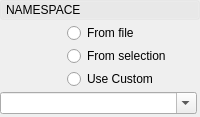
    <widget class="QFrame" name="namespaceToggleBox">
     <property name="styleSheet">
      <string notr="true"/>
     </property>
     <property name="frameShape">
      <enum>QFrame::NoFrame</enum>
     </property>
     <property name="frameShadow">
      <enum>QFrame::Raised</enum>
     </property>
     <layout class="QVBoxLayout" name="verticalLayout_16">
      <property name="spacing">
       <number>0</number>
      </property>
      <property name="margin">
       <number>0</number>
      </property>
      <item>
       <widget class="QFrame" name="namespaceToggleBoxHeading">
        <property name="styleSheet">
         <string notr="true"/>
        </property>
        <property name="frameShape">
         <enum>QFrame::NoFrame</enum>
        </property>
        <property name="frameShadow">
         <enum>QFrame::Raised</enum>
        </property>
        <layout class="QVBoxLayout" name="verticalLayout_17">
         <property name="spacing">
          <number>0</number>
         </property>
         <property name="margin">
          <number>0</number>
         </property>
         <item>
          <widget class="QPushButton" name="namespaceToggleBoxButton">
           <property name="minimumSize">
            <size>
             <width>0</width>
             <height>20</height>
            </size>
           </property>
           <property name="styleSheet">
            <string notr="true">
QPushButton {
	Text-align: left;
	padding-left: 5px;
}

QPushButton:Checked {
	background-color: rgb(255,255,255,25);
}

QPushButton:!Checked {
	background-color: rgb(255,255,255,10);
}</string>
           </property>
           <property name="text">
            <string>NAMESPACE</string>
           </property>
           <property name="checkable">
            <bool>true</bool>
           </property>
           <property name="checked">
            <bool>true</bool>
           </property>
           <property name="flat">
            <bool>true</bool>
           </property>
          </widget>
         </item>
        </layout>
       </widget>
      </item>
      <item>
       <widget class="QFrame" name="namespaceToggleBoxFrame">
        <property name="sizePolicy">
         <sizepolicy hsizetype="Preferred" vsizetype="Expanding">
          <horstretch>0</horstretch>
          <verstretch>0</verstretch>
         </sizepolicy>
        </property>
        <property name="styleSheet">
         <string notr="true"/>
        </property>
        <property name="frameShape">
         <enum>QFrame::NoFrame</enum>
        </property>
        <property name="frameShadow">
         <enum>QFrame::Raised</enum>
        </property>
        <layout class="QVBoxLayout" name="verticalLayout_18">
         <property name="spacing">
          <number>3</number>
         </property>
         <property name="leftMargin">
          <number>0</number>
         </property>
         <property name="topMargin">
          <number>3</number>
         </property>
         <property name="rightMargin">
          <number>3</number>
         </property>
         <property name="bottomMargin">
          <number>3</number>
         </property>
         <item>
          <layout class="QHBoxLayout" name="horizontalLayout_5">
           <property name="spacing">
            <number>2</number>
           </property>
           <property name="leftMargin">
            <number>0</number>
           </property>
           <property name="topMargin">
            <number>0</number>
           </property>
           <item>
            <widget class="QLabel" name="label_16">
             <property name="sizePolicy">
              <sizepolicy hsizetype="Preferred" vsizetype="Preferred">
               <horstretch>2</horstretch>
               <verstretch>0</verstretch>
              </sizepolicy>
             </property>
             <property name="minimumSize">
              <size>
               <width>40</width>
               <height>0</height>
              </size>
             </property>
             <property name="maximumSize">
              <size>
               <width>16777215</width>
               <height>16777215</height>
              </size>
             </property>
             <property name="layoutDirection">
              <enum>Qt::LeftToRight</enum>
             </property>
             <property name="text">
              <string/>
             </property>
             <property name="alignment">
              <set>Qt::AlignRight|Qt::AlignTrailing|Qt::AlignVCenter</set>
             </property>
            </widget>
           </item>
           <item>
            <widget class="QRadioButton" name="useFileNamespace">
             <property name="sizePolicy">
              <sizepolicy hsizetype="Preferred" vsizetype="Fixed">
               <horstretch>4</horstretch>
               <verstretch>0</verstretch>
              </sizepolicy>
             </property>
             <property name="minimumSize">
              <size>
               <width>100</width>
               <height>0</height>
              </size>
             </property>
             <property name="text">
              <string>From file</string>
             </property>
            </widget>
           </item>
          </layout>
         </item>
         <item>
          <layout class="QHBoxLayout" name="horizontalLayout_10">
           <property name="spacing">
            <number>2</number>
           </property>
           <property name="leftMargin">
            <number>0</number>
           </property>
           <property name="topMargin">
            <number>0</number>
           </property>
           <item>
            <widget class="QLabel" name="label_17">
             <property name="sizePolicy">
              <sizepolicy hsizetype="Preferred" vsizetype="Preferred">
               <horstretch>2</horstretch>
               <verstretch>0</verstretch>
              </sizepolicy>
             </property>
             <property name="minimumSize">
              <size>
               <width>40</width>
               <height>0</height>
              </size>
             </property>
             <property name="maximumSize">
              <size>
               <width>16777215</width>
               <height>16777215</height>
              </size>
             </property>
             <property name="layoutDirection">
              <enum>Qt::LeftToRight</enum>
             </property>
             <property name="text">
              <string/>
             </property>
             <property name="alignment">
              <set>Qt::AlignRight|Qt::AlignTrailing|Qt::AlignVCenter</set>
             </property>
            </widget>
           </item>
           <item>
            <widget class="QRadioButton" name="useSelectionNamespace">
             <property name="sizePolicy">
              <sizepolicy hsizetype="Preferred" vsizetype="Fixed">
               <horstretch>4</horstretch>
               <verstretch>0</verstretch>
              </sizepolicy>
             </property>
             <property name="minimumSize">
              <size>
               <width>100</width>
               <height>0</height>
              </size>
             </property>
             <property name="text">
              <string>From selection</string>
             </property>
            </widget>
           </item>
          </layout>
         </item>
         <item>
          <layout class="QHBoxLayout" name="horizontalLayout_12">
           <property name="spacing">
            <number>2</number>
           </property>
           <property name="leftMargin">
            <number>0</number>
           </property>
           <property name="topMargin">
            <number>0</number>
           </property>
           <item>
            <widget class="QLabel" name="label_19">
             <property name="sizePolicy">
              <sizepolicy hsizetype="Preferred" vsizetype="Preferred">
               <horstretch>2</horstretch>
               <verstretch>0</verstretch>
              </sizepolicy>
             </property>
             <property name="minimumSize">
              <size>
               <width>40</width>
               <height>0</height>
              </size>
             </property>
             <property name="maximumSize">
              <size>
               <width>16777215</width>
               <height>16777215</height>
              </size>
             </property>
             <property name="layoutDirection">
              <enum>Qt::LeftToRight</enum>
             </property>
             <property name="text">
              <string/>
             </property>
             <property name="alignment">
              <set>Qt::AlignRight|Qt::AlignTrailing|Qt::AlignVCenter</set>
             </property>
            </widget>
           </item>
           <item>
            <widget class="QRadioButton" name="useCustomNamespace">
             <property name="sizePolicy">
              <sizepolicy hsizetype="Preferred" vsizetype="Fixed">
               <horstretch>4</horstretch>
               <verstretch>0</verstretch>
              </sizepolicy>
             </property>
             <property name="minimumSize">
              <size>
               <width>100</width>
               <height>0</height>
              </size>
             </property>
             <property name="text">
              <string>Use Custom</string>
             </property>
            </widget>
           </item>
          </layout>
         </item>
         <item>
          <widget class="QComboBox" name="namespaceComboBox">
           <property name="sizePolicy">
            <sizepolicy hsizetype="Preferred" vsizetype="Preferred">
             <horstretch>0</horstretch>
             <verstretch>0</verstretch>
            </sizepolicy>
           </property>
           <property name="editable">
            <bool>true</bool>
           </property>
           <property name="frame">
            <bool>true</bool>
           </property>
          </widget>
         </item>
        </layout>
       </widget>
      </item>
     </layout>
    </widget>
